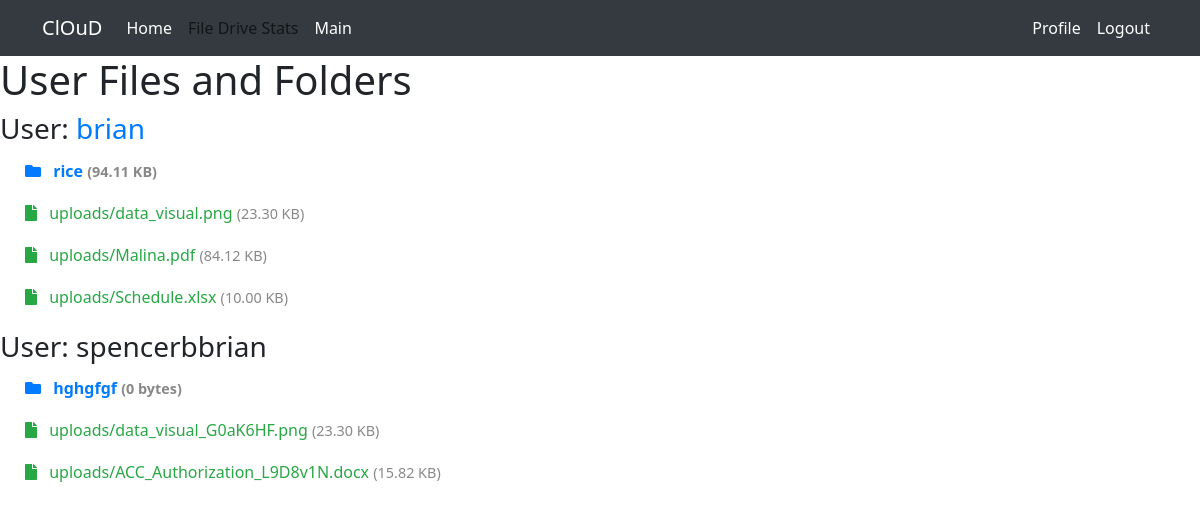
Page /home/ (signed in) on the earlier database version.
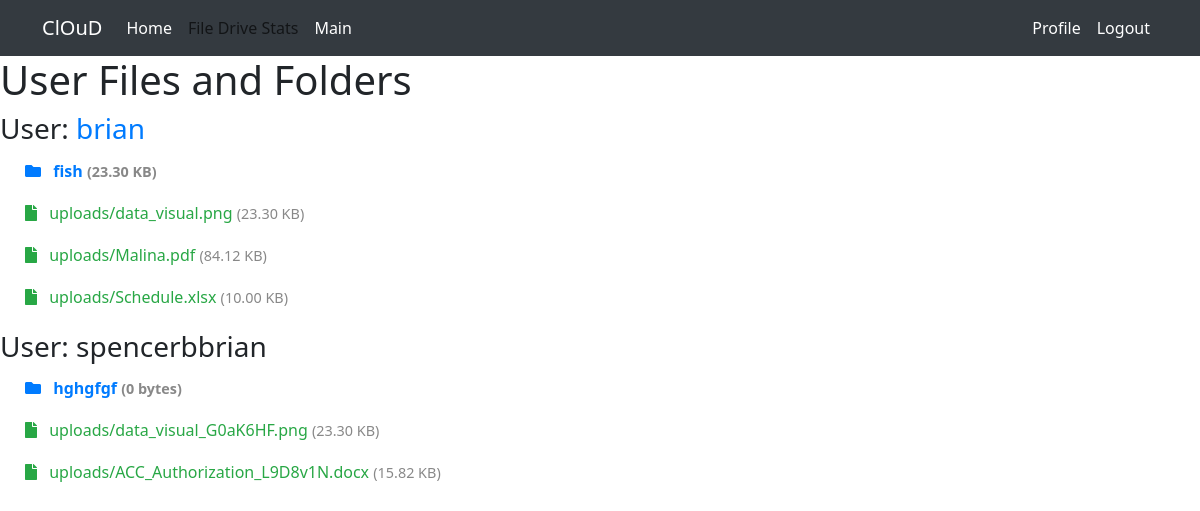
Same page on the later database version.
### accounts/models.py (models this page shows, shortened)
class Folder(models.Model):
    name = models.CharField(max_length=255)
    created_at = models.DateTimeField(auto_now_add=True)
    updated_at = models.DateTimeField(auto_now=True)
    user = models.ForeignKey(User, on_delete=models.CASCADE, related_name='folders')
    parent_folder = models.ForeignKey('self', null=True, blank=True, related_name='subfolders', on_delete=models.CASCADE)
    size = models.PositiveIntegerField(default=0)

class UploadedFile(models.Model):
    file = models.FileField(upload_to='uploads/')
    uploaded_at = models.DateTimeField(auto_now_add=True)
    user = models.ForeignKey(User, on_delete=models.CASCADE, related_name='files')
    folder = models.ForeignKey(Folder, on_delete=models.CASCADE, null=True, blank=True, related_name='files')  # Add related_name='files'
    file_size = models.PositiveIntegerField(default=0)  # Default size to 0

### accounts/views.py (the view)
# urls.py: path('home/', views.home, name='home'),
@login_required
def home(request):
    users_data = {}
    users = User.objects.exclude(username=request.user.username)
    for user in User.objects.all():
        folders = Folder.objects.filter(user=user)
        files = UploadedFile.objects.filter(user=user)
        users_data[user.username] = {
            'folders': folders,
            'files': files,
            'folder_sizes': {folder.id: get_folder_size(folder) for folder in folders}
        }
    context = {
        'current_user': request.user,
        'other_users': users,
        'users_data': users_data,
    }
    return render(request, 'home.html', context)

### accounts/templatetags/file_extras.py (called while the page is built)
@register.filter
def filesizeformat(value):
    if value is None:
        return "0 bytes"  # or another suitable default representation
    if value < 1024:
        return f'{value} bytes'
    elif value < 1048576:
        return f'{value/1024:.2f} KB'
    elif value < 1073741824:
        return f'{value/1048576:.2f} MB'
    else:
        return f'{value/1073741824:.1f} GB'

### accounts/views.py (called while the page is built)
def get_folder_size(folder):
    total_size = 0
    for file in UploadedFile.objects.filter(folder=folder):
        total_size += file.file_size
    for subfolder in folder.subfolders.all():
        total_size += get_folder_size(subfolder)
    return total_size

### accounts/templates/home.html (shortened to what this page needs)
{% extends "master.html" %}
{% load file_extras %}
{% block content %}
<h1>User Files and Folders</h1>
{% for username, data in users_data.items %}
    <h3>User:
        {% if username == request.user.username %}
            <a href="{% url 'main' %}" class="username-link">{{ username }}</a>
        {% else %}
            {{ username }}
        {% endif %}
    </h3>
    <ul class="user-data-list">
        {% for folder in data.folders %}
            <li class="folder-item" onclick="toggleFolder(this)">
                <i class="fas fa-folder"></i>
                <strong>{{ folder.name }}</strong>
                <span class="file-size">({{ folder.size|filesizeformat }})</span>
            </li>
        {% endfor %}
        {% for file in data.files %}
            <li class="file-item">
                <i class="fas fa-file"></i>
                {{ file.file.name }} <span class="file-size">({{ file.file_size|filesizeformat }})</span>
            </li>
        {% endfor %}
    </ul>
{% endfor %}
{% endblock %}

### accounts/templates/master.html (shortened to what this page needs)
<!DOCTYPE html>
<html lang="en">
<head>
    <link href="https://cdn.jsdelivr.net/npm/bootstrap@5.3.3/dist/css/bootstrap.min.css" rel="stylesheet">
    <link href="https://cdnjs.cloudflare.com/ajax/libs/font-awesome/5.15.4/css/all.min.css" rel="stylesheet">
</head>
<body>
  <nav class="navbar navbar-expand-lg" style="background-color: #343a40;">
    <div class="container">
        <a class="navbar-brand text-white" href="#">ClOuD</a>
        <div class="collapse navbar-collapse" id="navbarContent">
            <ul class="navbar-nav me-auto mb-2 mb-lg-0">
                <li class="nav-item">
                    <a class="nav-link text-white" href="{% url 'home' %}">Home</a>
                </li>
                <li class="nav-item">
                  <a class="nav-link" href="{% url 'file_drive_stats' %}">File Drive Stats</a>
                </li>
                <li class="nav-item">
                    <a class="nav-link text-white" href="{% url 'main' %}">Main</a>
                </li>
            </ul>
            <ul class="navbar-nav ms-auto">
                <li class="nav-item">
                    <a class="nav-link text-white" href="#">Profile</a>
                </li>
                <li class="nav-item">
                  <form action="{% url 'logout' %}" method="post" class="d-inline">
                      <button
                          type="submit"
                          class="nav-link btn btn-link text-white"
                          style="text-decoration: none;"
                          onclick="return confirm('Are you sure you want to logout?');">
                          Logout
                      </button>
                  </form>
                </li>
            </ul>
        </div>
    </div>
  </nav>
    {% block content %}
    {% endblock %}
</body>
</html>

### accounts/templates/home.html (style rules this page uses)
.user-data-list { list-style-type: none; padding-left: 20px; }
.username-link { text-decoration: none; color: #007bff; }
.folder-item, .subfolder-item, .file-item { margin-bottom: 8px; padding: 5px; }
.folder-item { font-weight: bold; color: #007bff; cursor: pointer; }
.file-item { color: #28a745; }
.file-size { font-size: 0.9em; color: #888; }
.fas { margin-right: 8px; }

Differences in the rows shown:
removed Folder: name "rice", size|filesizeformat "94.11 KB", shown under "brian"
added Folder: name "fish", size|filesizeformat "23.30 KB", shown under "brian"
